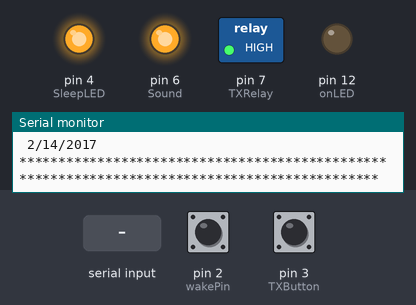
This sketch was run on a simulated Arduino Uno, built with avr-gcc and run on an emulated ATmega328P. Parts: switched loads named in the sketch (green lamp = pin HIGH), output pins drawn as LEDs (lit = HIGH), the last lines printed to the serial monitor. Inputs (shaded band) come from the test bench; at power-on: pin 2 (wakePin) HIGH, pin 3 (TXButton) HIGH. Sleep ends after the set time or at an interrupt; the local clock reads 2024-03-15 10:24:30 at power-on unless the sketch sets it.

Above: at 2.3 s.
2.4 s: pin 2 (wakePin) pulled LOW for 0.15 s
At 3.7 s:
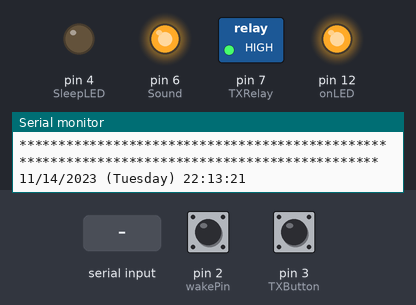
4.9 s: "t" received over Serial
At 5.25 s:
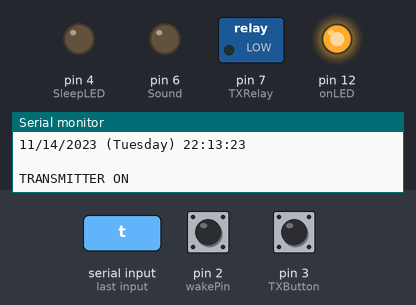
At 6.3 s:
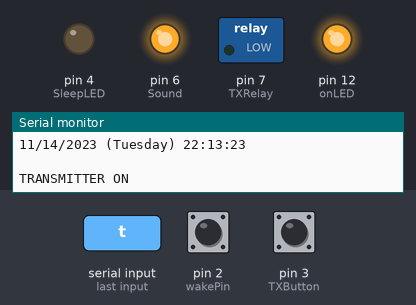
Timing chart, 0 to 14.8 s (numbered marks = the images above; inputs shaded):
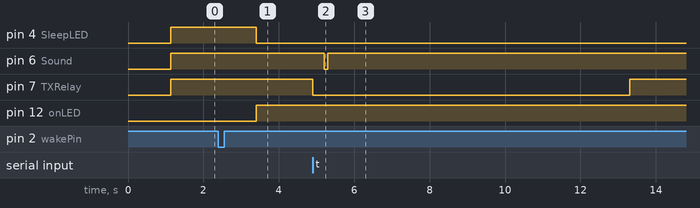

The sketch:

Automated_Dispatcher_RTC_V4.ino
```cpp
// Date and time functions using a DS1307 RTC connected via I2C and Wire lib
#include <Wire.h>
#include "RTClib.h"
#include <avr/sleep.h>
#include <TimeLib.h>

RTC_DS1307 RTC;

// this section lists the days of the week that will desplay in the serial console
char daysOfTheWeek[7][12] = {"Sunday", "Monday", "Tuesday", "Wednesday", "Thursday", "Friday", "Saturday"};

// One leg of the output relay should be attached to this pin.
// The other to the VCC Supply.
int TXRelay = 7;

// Trigger Pin for mp3 Sound
int Sound = 6;

// Trigger Pin for Wake Up Button
int wakePin = 2;

// Trigger Pin for Manual Transmit Button
int TXButton = 3;

// Trigger Blue Sleep Indicator
int SleepLED = 4;

// Trigger Green Operational Indicator
int onLED = 12;

// Check to see if Serial ready for incoming byte data
int inByte;

/* This will correct for drift.
    Enter the number of seconds the clock is off by per month.
    If the clock is fast, enter a negative number.  */
int drift = -60;

boolean AdjustTimeFlag = 1;

void setup () {

  Serial.begin(9600);
  // Display boot info - text can be found in the (Void)Info section at the bottom
  Info();
  Serial.println("");
  Serial.println("");
  delay(100);

  Wire.begin();
  RTC.begin();

  RTC.adjust(DateTime(F(__DATE__), F(__TIME__)));
  //   RTC.adjust(DateTime(2017, 2, 12, 19, 45, 0));

  //Check to see if RTC is running, if it is pull TIME and DATE from PC and apply to RTC
  if (! RTC.isrunning())
  {
    Serial.println("RTC is NOT running!");

  }

  // Check to see if RTC is plugged in
  if (! RTC.begin())
  {
    Serial.println("Couldn't find RTC");
  }

  // Set the Functions of the PINS
  pinMode(TXRelay, OUTPUT);
  pinMode(Sound, OUTPUT);
  pinMode(wakePin, INPUT);
  pinMode(TXButton, INPUT);
  pinMode(SleepLED, OUTPUT);
  pinMode(onLED, OUTPUT);

  digitalWrite(Sound, HIGH); // Set the Sound
  digitalWrite(TXRelay, HIGH); // Set the Relay
  digitalWrite(wakePin, HIGH); // Set Wake State Pin
  digitalWrite(TXButton, HIGH);
  digitalWrite(SleepLED, HIGH);
  digitalWrite(onLED, LOW);

}

void loop () {

  //Start Sleep Cycle when not in use
  sleepNow();

  //Pool TIME and DATE and load it
  DateTime now = RTC.now();

  // Display TIME and DATE in serial Monitor
  Serial.print(now.month(), DEC);
  Serial.print('/');
  Serial.print(now.day(), DEC);
  Serial.print('/');
  Serial.print(now.year(), DEC);
  Serial.print(" (");
  Serial.print(daysOfTheWeek[now.dayOfTheWeek()]);
  Serial.print(") ");
  Serial.print(now.hour(), DEC);
  Serial.print(':');
  Serial.print(now.minute(), DEC);
  Serial.print(':');
  Serial.print(now.second(), DEC);
  //Serial.println();

  // This section waits for input from the Serial Monitor to perform functions
  // This allows you to input a lower case "t" to turn the TX function on manually
  // Or input a lower case "i" to display the boot info

  if (Serial.available() > 0) {
    // get incoming byte:
    inByte = Serial.read();
    if (inByte == 't') {
      Serial.println("");
      Transmit();
    } else if (inByte == 'i') {
      Serial.println("");
      Info();
    }
  }

  // This sections sets minutes and seconds to start the timer
  // This is currently set to key the radio and play audio every 15 minutes past the hour
  if (now.minute() == 15 && now.second() == 0)

  {
    // this lets you know when the Transmitter is on when in Serial Console
    Serial.println(" ");
    Serial.println("TRANSMITTER ON ");
    Serial.print("");
    digitalWrite(TXRelay, LOW); // Keys up Radio
    digitalWrite(Sound, LOW);  // Turns MP3 board on to play message
    delay(100);  // waits 100 milliseconds
    digitalWrite(Sound, HIGH); // Releases the MP3 board do the message does not loop

  }

  // This sections sets minutes and seconds to stop the timer
  // This is currently set to un-key the radio and turn off the audio every 9 seconds past
  // the 15 minute start. This essentially gives you a 9 second timer.
  else  if (now.minute() == 15 && now.second() == 9)

  {
    digitalWrite(TXRelay, HIGH); // Un-Keys up Radio

    // this lets you know when the Transmitter is off when in Serial Console
    Serial.println(" ");
    Serial.println("TRANSMITTER OFF ");
    Serial.print("");
  }

  Serial.println(); // Prints a blank line inbetween TIME and DATE in Serial Console
  delay(1000);  // Deleays the desplay of each blank line for 1 second

  // This Turns on the manual transmit function when the TX button is pressed on the Radio Console
  if (digitalRead(TXButton) == LOW) {
    Transmit();
  }

  // This section controls the status LED
  if (digitalRead(wakePin) == LOW)
  {
    digitalWrite(SleepLED, HIGH);
    digitalWrite(onLED, LOW);

  } else {
    digitalWrite(SleepLED, LOW);
    digitalWrite(onLED, HIGH);

  }

  if ((now.unixtime() % 2629800L == 10800L) && (AdjustTimeFlag == 1)) {
    //once a month at 3am, correct the time
    DateTime AdjustTime (now.unixtime() + drift);
    RTC.adjust(AdjustTime);
    //and set a flag, to avoid adjusting the drift more than once
    AdjustTimeFlag = 0;
  }

  if (now.unixtime() % 604800L == 14400L) {
    //an hour later, reset the flag back to true
    AdjustTimeFlag = 1;
  }

}

void Transmit(void) {

  // this lets you know when the Transmitter is on
  Serial.println(" ");
  Serial.println("TRANSMITTER ON ");
  Serial.print("");

  digitalWrite(TXRelay, LOW); // Turns relay on to PTT the radio
  delay(300);  // waits 300 milliseconds
  digitalWrite(Sound, LOW);  // Turns MP3 board on to play message
  delay(100);  // waits 100 milliseconds
  digitalWrite(Sound, HIGH); // Releases the MP3 board do the message does not loop
  delay(8000);  //This delays the transmit function 8 seconds to allow the audio to finish playing before un-keying the radio
  digitalWrite(TXRelay, HIGH); //This un-keys the radio

  // this lets you know when the Transmitter is on
  Serial.println(" ");
  Serial.println("TRANSMITTER OFF ");
  Serial.print("");
}

void wakeUpNow() {
  // execute code here after wake-up before returning to the loop() function
  // timers and code using timers (serial.print and more...) will not work here.
  // we don't really need to execute any special functions here, since we
  // just want the thing to wake up
}

void sleepNow(void) {
  set_sleep_mode(SLEEP_MODE_PWR_DOWN);   // sleep mode is set here
  sleep_enable();          // enables the sleep bit in the mcucr register
  attachInterrupt(0, wakeUpNow, LOW); // use interrupt 0 (pin 2) and run function
  sleep_mode();            // here the device is actually put to sleep!!

  // THE PROGRAM CONTINUES FROM HERE AFTER WAKING UP
  sleep_disable();         // first thing after waking from sleep: disable sleep...
  detachInterrupt(0);      // disables interrupt 0 on pin 2 so the wakeUpNow code will not be executed during normal running time.

}


void Info(void) {
  Serial.println("**********************************************************************************************");
  Serial.println("");
  Serial.println("                            CMD TECHNOLOGY  *  FIRMWARE  *  VERSION 4.0");
  Serial.println("");
  Serial.println("**********************************************************************************************");
  Serial.println("");
  Serial.println("Dispatch Automated Message Timer");
  Serial.println("");
  Serial.println("By Chris Dusseau - KE6FGY - CETsr motoapx1@gmail.com");
  Serial.println("");
  Serial.println("This will allow you to connect to a radio transmitter and play an automated");
  Serial.println("message at pre-programmed intervals.");
  Serial.println("");
  Serial.println("This is currently set to ");
  Serial.println("15 Minutes after the hour");
  Serial.println("9 Seconds on / TX time");
  Serial.println("");
  Serial.println("*^*^*^*^PRESS LOWER CASE 't' TO MANUALLY SET OFF THE TRANSMITTER^*^*^*^*");
  Serial.println("      *^*^*^*^PRESS LOWER CASE 'i' TO DISPLAY THE BOOT INFO^*^*^*^*");
  Serial.println("");
  Serial.println("This unit connects to a XTL5000 Consollette and to the MCC7500 AUX I/O");
  Serial.println("and is controlled by the MCC7500");
  Serial.println("");
  Serial.println("I have built this to suit my needs and as such is free for anyone else to modify or");
  Serial.println("use as needed. Just give credit where it is due.");
  Serial.println("");
  Serial.println(" 2/14/2017");
  Serial.println("*********************************************************************************************");
}
```

Measured:
- after the input at 2.4 s, pin 4 (SleepLED): HIGH → LOW after 1.0 s; pin 12 (onLED): LOW → HIGH after 1.0 s
- after the input at 4.9 s, pin 6 (Sound): HIGH → LOW after 0.30 s, → HIGH 0.10 s later; pin 7 (TXRelay): HIGH → LOW at once, → HIGH 8.4 s later
